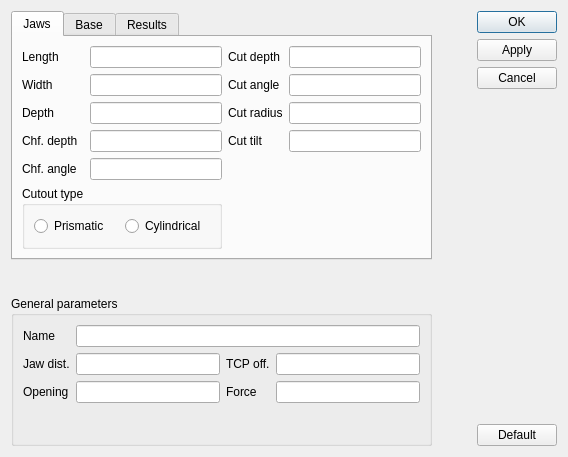
<?xml version="1.0" encoding="UTF-8"?>
<ui version="4.0">
 <class>designDialog</class>
 <widget class="QDialog" name="designDialog">
  <property name="geometry">
   <rect>
    <x>0</x>
    <y>0</y>
    <width>568</width>
    <height>457</height>
   </rect>
  </property>
  <property name="windowTitle">
   <string>Gripper design</string>
  </property>
  <layout class="QHBoxLayout" name="horizontalLayout">
   <item>
    <layout class="QVBoxLayout" name="verticalLayout_2">
     <item>
      <widget class="QTabWidget" name="tabWidget">
       <property name="currentIndex">
        <number>0</number>
       </property>
       <widget class="QWidget" name="tab">
        <attribute name="title">
         <string>Jaws</string>
        </attribute>
        <layout class="QGridLayout" name="gridLayout_2">
         <item row="3" column="2">
          <widget class="QLineEdit" name="chfDepthEdit"/>
         </item>
         <item row="2" column="0">
          <widget class="QLabel" name="label_8">
           <property name="text">
            <string>Depth</string>
           </property>
          </widget>
         </item>
         <item row="5" column="0" colspan="3">
          <widget class="QGroupBox" name="groupBox_2">
           <property name="title">
            <string>Cutout type</string>
           </property>
           <layout class="QHBoxLayout" name="horizontalLayout_2">
            <item>
             <widget class="QRadioButton" name="prismaticButton">
              <property name="text">
               <string>Prismatic</string>
              </property>
             </widget>
            </item>
            <item>
             <widget class="QRadioButton" name="cylindricalButton">
              <property name="text">
               <string>Cylindrical</string>
              </property>
             </widget>
            </item>
           </layout>
          </widget>
         </item>
         <item row="0" column="0">
          <widget class="QLabel" name="label_6">
           <property name="text">
            <string>Length</string>
           </property>
          </widget>
         </item>
         <item row="1" column="0">
          <widget class="QLabel" name="label_7">
           <property name="text">
            <string>Width</string>
           </property>
          </widget>
         </item>
         <item row="3" column="0">
          <widget class="QLabel" name="label_9">
           <property name="text">
            <string>Chf. depth</string>
           </property>
          </widget>
         </item>
         <item row="0" column="2">
          <widget class="QLineEdit" name="lengthEdit"/>
         </item>
         <item row="1" column="2">
          <widget class="QLineEdit" name="widthEdit"/>
         </item>
         <item row="2" column="2">
          <widget class="QLineEdit" name="depthEdit"/>
         </item>
         <item row="2" column="3">
          <widget class="QLabel" name="label_13">
           <property name="text">
            <string>Cut radius</string>
           </property>
          </widget>
         </item>
         <item row="4" column="2">
          <widget class="QLineEdit" name="chfAngleEdit"/>
         </item>
         <item row="1" column="4">
          <widget class="QLineEdit" name="cutAngleEdit"/>
         </item>
         <item row="4" column="0">
          <widget class="QLabel" name="label_10">
           <property name="text">
            <string>Chf. angle</string>
           </property>
          </widget>
         </item>
         <item row="0" column="3">
          <widget class="QLabel" name="label_11">
           <property name="text">
            <string>Cut depth</string>
           </property>
          </widget>
         </item>
         <item row="1" column="3">
          <widget class="QLabel" name="label_12">
           <property name="text">
            <string>Cut angle</string>
           </property>
          </widget>
         </item>
         <item row="0" column="4">
          <widget class="QLineEdit" name="cutDepthEdit"/>
         </item>
         <item row="2" column="4">
          <widget class="QLineEdit" name="cutRadiusEdit"/>
         </item>
         <item row="3" column="4">
          <widget class="QLineEdit" name="cutTiltEdit"/>
         </item>
         <item row="3" column="3">
          <widget class="QLabel" name="label_25">
           <property name="text">
            <string>Cut tilt</string>
           </property>
          </widget>
         </item>
        </layout>
       </widget>
       <widget class="QWidget" name="tab_2">
        <attribute name="title">
         <string>Base</string>
        </attribute>
        <layout class="QGridLayout" name="gridLayout_3">
         <item row="2" column="0">
          <widget class="QLabel" name="label_16">
           <property name="text">
            <string>dz</string>
           </property>
          </widget>
         </item>
         <item row="1" column="0">
          <widget class="QLabel" name="label_15">
           <property name="text">
            <string>dy</string>
           </property>
          </widget>
         </item>
         <item row="2" column="1">
          <widget class="QLineEdit" name="basedzEdit"/>
         </item>
         <item row="0" column="1">
          <widget class="QLineEdit" name="basedxEdit"/>
         </item>
         <item row="1" column="1">
          <widget class="QLineEdit" name="basedyEdit"/>
         </item>
         <item row="0" column="0">
          <widget class="QLabel" name="label_14">
           <property name="text">
            <string>dx</string>
           </property>
          </widget>
         </item>
         <item row="3" column="1">
          <spacer name="verticalSpacer_2">
           <property name="orientation">
            <enum>Qt::Vertical</enum>
           </property>
           <property name="sizeHint" stdset="0">
            <size>
             <width>20</width>
             <height>40</height>
            </size>
           </property>
          </spacer>
         </item>
        </layout>
       </widget>
       <widget class="QWidget" name="tab_3">
        <attribute name="title">
         <string>Results</string>
        </attribute>
        <layout class="QGridLayout" name="gridLayout_4">
         <item row="2" column="1">
          <widget class="QLineEdit" name="samplesEdit"/>
         </item>
         <item row="0" column="2">
          <widget class="QLabel" name="label_20">
           <property name="text">
            <string>Coverage</string>
           </property>
          </widget>
         </item>
         <item row="0" column="0">
          <widget class="QLabel" name="label_17">
           <property name="text">
            <string>N. of experiments</string>
           </property>
          </widget>
         </item>
         <item row="1" column="1">
          <widget class="QLineEdit" name="successesEdit"/>
         </item>
         <item row="1" column="3">
          <widget class="QLineEdit" name="successEdit"/>
         </item>
         <item row="4" column="3">
          <widget class="QLineEdit" name="qualityEdit"/>
         </item>
         <item row="1" column="0">
          <widget class="QLabel" name="label_18">
           <property name="text">
            <string>N. of successes</string>
           </property>
          </widget>
         </item>
         <item row="2" column="0">
          <widget class="QLabel" name="label_19">
           <property name="text">
            <string>N. of samples</string>
           </property>
          </widget>
         </item>
         <item row="4" column="2">
          <widget class="QLabel" name="label_23">
           <property name="text">
            <string>QUALITY</string>
           </property>
          </widget>
         </item>
         <item row="2" column="3">
          <widget class="QLineEdit" name="wrenchEdit"/>
         </item>
         <item row="0" column="3">
          <widget class="QLineEdit" name="coverageEdit"/>
         </item>
         <item row="5" column="3">
          <spacer name="verticalSpacer_4">
           <property name="orientation">
            <enum>Qt::Vertical</enum>
           </property>
           <property name="sizeHint" stdset="0">
            <size>
             <width>20</width>
             <height>40</height>
            </size>
           </property>
          </spacer>
         </item>
         <item row="2" column="2">
          <widget class="QLabel" name="label_22">
           <property name="text">
            <string>Wrench</string>
           </property>
          </widget>
         </item>
         <item row="0" column="1">
          <widget class="QLineEdit" name="experimentsEdit"/>
         </item>
         <item row="1" column="2">
          <widget class="QLabel" name="label_21">
           <property name="text">
            <string>Success ratio</string>
           </property>
          </widget>
         </item>
         <item row="3" column="2">
          <widget class="QLabel" name="label_24">
           <property name="text">
            <string>Top wrench</string>
           </property>
          </widget>
         </item>
         <item row="3" column="3">
          <widget class="QLineEdit" name="topWrenchEdit"/>
         </item>
        </layout>
       </widget>
      </widget>
     </item>
     <item>
      <spacer name="verticalSpacer_3">
       <property name="orientation">
        <enum>Qt::Vertical</enum>
       </property>
       <property name="sizeHint" stdset="0">
        <size>
         <width>20</width>
         <height>40</height>
        </size>
       </property>
      </spacer>
     </item>
     <item>
      <widget class="QGroupBox" name="groupBox">
       <property name="title">
        <string>General parameters</string>
       </property>
       <layout class="QGridLayout" name="gridLayout">
        <item row="1" column="1">
         <widget class="QLineEdit" name="jawdistEdit"/>
        </item>
        <item row="1" column="0">
         <widget class="QLabel" name="label">
          <property name="text">
           <string>Jaw dist.</string>
          </property>
         </widget>
        </item>
        <item row="0" column="1" colspan="3">
         <widget class="QLineEdit" name="nameEdit"/>
        </item>
        <item row="0" column="0">
         <widget class="QLabel" name="label_5">
          <property name="text">
           <string>Name</string>
          </property>
         </widget>
        </item>
        <item row="1" column="3">
         <widget class="QLineEdit" name="tcpEdit"/>
        </item>
        <item row="2" column="3">
         <widget class="QLineEdit" name="forceEdit"/>
        </item>
        <item row="2" column="0">
         <widget class="QLabel" name="label_3">
          <property name="text">
           <string>Opening</string>
          </property>
         </widget>
        </item>
        <item row="1" column="2">
         <widget class="QLabel" name="label_2">
          <property name="text">
           <string>TCP off.</string>
          </property>
         </widget>
        </item>
        <item row="2" column="2">
         <widget class="QLabel" name="label_4">
          <property name="text">
           <string>Force</string>
          </property>
         </widget>
        </item>
        <item row="2" column="1">
         <widget class="QLineEdit" name="openingEdit"/>
        </item>
        <item row="3" column="1">
         <spacer name="verticalSpacer_5">
          <property name="orientation">
           <enum>Qt::Vertical</enum>
          </property>
          <property name="sizeHint" stdset="0">
           <size>
            <width>20</width>
            <height>40</height>
           </size>
          </property>
         </spacer>
        </item>
       </layout>
      </widget>
     </item>
    </layout>
   </item>
   <item>
    <spacer name="horizontalSpacer">
     <property name="orientation">
      <enum>Qt::Horizontal</enum>
     </property>
     <property name="sizeHint" stdset="0">
      <size>
       <width>40</width>
       <height>20</height>
      </size>
     </property>
    </spacer>
   </item>
   <item>
    <layout class="QVBoxLayout" name="verticalLayout">
     <item>
      <widget class="QPushButton" name="okButton">
       <property name="text">
        <string>OK</string>
       </property>
      </widget>
     </item>
     <item>
      <widget class="QPushButton" name="applyButton">
       <property name="text">
        <string>Apply</string>
       </property>
      </widget>
     </item>
     <item>
      <widget class="QPushButton" name="cancelButton">
       <property name="text">
        <string>Cancel</string>
       </property>
      </widget>
     </item>
     <item>
      <spacer name="verticalSpacer">
       <property name="orientation">
        <enum>Qt::Vertical</enum>
       </property>
       <property name="sizeHint" stdset="0">
        <size>
         <width>20</width>
         <height>40</height>
        </size>
       </property>
      </spacer>
     </item>
     <item>
      <widget class="QPushButton" name="defaultButton">
       <property name="text">
        <string>Default</string>
       </property>
      </widget>
     </item>
    </layout>
   </item>
  </layout>
 </widget>
 <resources/>
 <connections/>
</ui>
